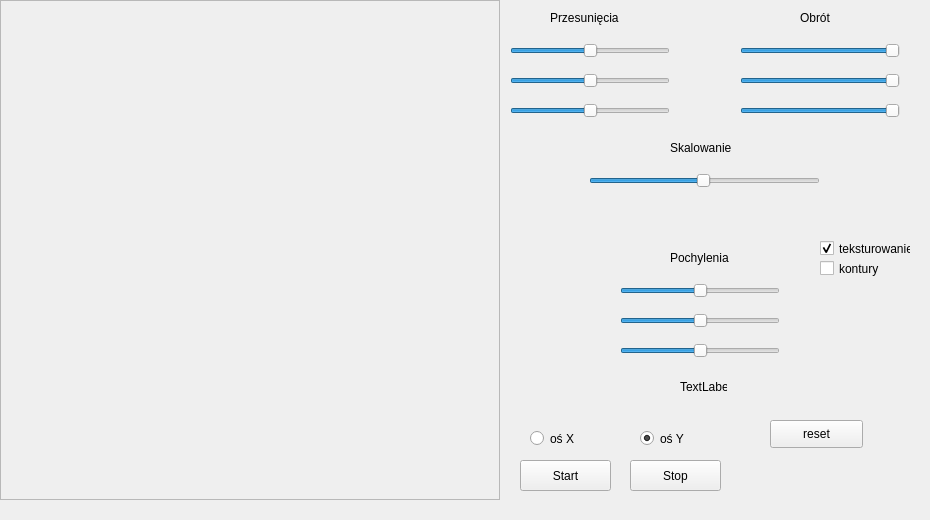
<?xml version="1.0" encoding="UTF-8"?>
<ui version="4.0">
 <class>MainWindow</class>
 <widget class="QMainWindow" name="MainWindow">
  <property name="geometry">
   <rect>
    <x>0</x>
    <y>0</y>
    <width>930</width>
    <height>520</height>
   </rect>
  </property>
  <property name="windowTitle">
   <string>MainWindow</string>
  </property>
  <widget class="QWidget" name="centralWidget">
   <widget class="QFrame" name="frame">
    <property name="geometry">
     <rect>
      <x>0</x>
      <y>0</y>
      <width>500</width>
      <height>500</height>
     </rect>
    </property>
    <property name="frameShape">
     <enum>QFrame::StyledPanel</enum>
    </property>
    <property name="frameShadow">
     <enum>QFrame::Raised</enum>
    </property>
   </widget>
   <widget class="QSlider" name="przesunX_Slider">
    <property name="geometry">
     <rect>
      <x>510</x>
      <y>40</y>
      <width>160</width>
      <height>22</height>
     </rect>
    </property>
    <property name="minimum">
     <number>-100</number>
    </property>
    <property name="maximum">
     <number>100</number>
    </property>
    <property name="orientation">
     <enum>Qt::Horizontal</enum>
    </property>
   </widget>
   <widget class="QSlider" name="przesunY_Slider">
    <property name="geometry">
     <rect>
      <x>510</x>
      <y>70</y>
      <width>160</width>
      <height>22</height>
     </rect>
    </property>
    <property name="minimum">
     <number>-100</number>
    </property>
    <property name="maximum">
     <number>100</number>
    </property>
    <property name="orientation">
     <enum>Qt::Horizontal</enum>
    </property>
   </widget>
   <widget class="QSlider" name="przesunZ_Slider">
    <property name="geometry">
     <rect>
      <x>510</x>
      <y>100</y>
      <width>160</width>
      <height>22</height>
     </rect>
    </property>
    <property name="minimum">
     <number>-100</number>
    </property>
    <property name="maximum">
     <number>100</number>
    </property>
    <property name="orientation">
     <enum>Qt::Horizontal</enum>
    </property>
   </widget>
   <widget class="QSlider" name="obrotZ_Slider">
    <property name="geometry">
     <rect>
      <x>740</x>
      <y>100</y>
      <width>160</width>
      <height>22</height>
     </rect>
    </property>
    <property name="minimum">
     <number>-360</number>
    </property>
    <property name="maximum">
     <number>0</number>
    </property>
    <property name="orientation">
     <enum>Qt::Horizontal</enum>
    </property>
   </widget>
   <widget class="QSlider" name="obrotY_Slider">
    <property name="geometry">
     <rect>
      <x>740</x>
      <y>70</y>
      <width>160</width>
      <height>22</height>
     </rect>
    </property>
    <property name="minimum">
     <number>-360</number>
    </property>
    <property name="maximum">
     <number>0</number>
    </property>
    <property name="orientation">
     <enum>Qt::Horizontal</enum>
    </property>
   </widget>
   <widget class="QSlider" name="obrotX_Slider">
    <property name="geometry">
     <rect>
      <x>740</x>
      <y>40</y>
      <width>160</width>
      <height>22</height>
     </rect>
    </property>
    <property name="minimum">
     <number>-360</number>
    </property>
    <property name="maximum">
     <number>0</number>
    </property>
    <property name="orientation">
     <enum>Qt::Horizontal</enum>
    </property>
   </widget>
   <widget class="QLabel" name="label">
    <property name="geometry">
     <rect>
      <x>550</x>
      <y>10</y>
      <width>71</width>
      <height>16</height>
     </rect>
    </property>
    <property name="text">
     <string>Przesunięcia</string>
    </property>
   </widget>
   <widget class="QLabel" name="label_2">
    <property name="geometry">
     <rect>
      <x>800</x>
      <y>10</y>
      <width>41</width>
      <height>16</height>
     </rect>
    </property>
    <property name="text">
     <string>Obrót</string>
    </property>
   </widget>
   <widget class="QLabel" name="label_3">
    <property name="geometry">
     <rect>
      <x>670</x>
      <y>140</y>
      <width>71</width>
      <height>16</height>
     </rect>
    </property>
    <property name="text">
     <string>Skalowanie</string>
    </property>
   </widget>
   <widget class="QSlider" name="skal_Slider">
    <property name="geometry">
     <rect>
      <x>589</x>
      <y>170</y>
      <width>231</width>
      <height>22</height>
     </rect>
    </property>
    <property name="minimum">
     <number>1</number>
    </property>
    <property name="maximum">
     <number>200</number>
    </property>
    <property name="value">
     <number>100</number>
    </property>
    <property name="orientation">
     <enum>Qt::Horizontal</enum>
    </property>
   </widget>
   <widget class="QLabel" name="label_4">
    <property name="geometry">
     <rect>
      <x>670</x>
      <y>250</y>
      <width>61</width>
      <height>16</height>
     </rect>
    </property>
    <property name="text">
     <string>Pochylenia</string>
    </property>
   </widget>
   <widget class="QSlider" name="pochylX_Slider">
    <property name="geometry">
     <rect>
      <x>620</x>
      <y>280</y>
      <width>160</width>
      <height>22</height>
     </rect>
    </property>
    <property name="minimum">
     <number>-100</number>
    </property>
    <property name="maximum">
     <number>100</number>
    </property>
    <property name="orientation">
     <enum>Qt::Horizontal</enum>
    </property>
   </widget>
   <widget class="QSlider" name="pochylY_Slider">
    <property name="geometry">
     <rect>
      <x>620</x>
      <y>310</y>
      <width>160</width>
      <height>22</height>
     </rect>
    </property>
    <property name="minimum">
     <number>-100</number>
    </property>
    <property name="maximum">
     <number>100</number>
    </property>
    <property name="orientation">
     <enum>Qt::Horizontal</enum>
    </property>
   </widget>
   <widget class="QSlider" name="pochylZ_Slider">
    <property name="geometry">
     <rect>
      <x>620</x>
      <y>340</y>
      <width>160</width>
      <height>22</height>
     </rect>
    </property>
    <property name="minimum">
     <number>-100</number>
    </property>
    <property name="maximum">
     <number>100</number>
    </property>
    <property name="orientation">
     <enum>Qt::Horizontal</enum>
    </property>
   </widget>
   <widget class="QPushButton" name="pushButton">
    <property name="geometry">
     <rect>
      <x>520</x>
      <y>460</y>
      <width>91</width>
      <height>31</height>
     </rect>
    </property>
    <property name="text">
     <string>Start</string>
    </property>
   </widget>
   <widget class="QPushButton" name="pushButton_2">
    <property name="geometry">
     <rect>
      <x>770</x>
      <y>420</y>
      <width>93</width>
      <height>28</height>
     </rect>
    </property>
    <property name="text">
     <string>reset</string>
    </property>
   </widget>
   <widget class="QLabel" name="label_czas">
    <property name="geometry">
     <rect>
      <x>680</x>
      <y>380</y>
      <width>47</width>
      <height>13</height>
     </rect>
    </property>
    <property name="text">
     <string>TextLabel</string>
    </property>
   </widget>
   <widget class="QPushButton" name="pushButton_3">
    <property name="geometry">
     <rect>
      <x>630</x>
      <y>460</y>
      <width>91</width>
      <height>31</height>
     </rect>
    </property>
    <property name="text">
     <string>Stop</string>
    </property>
   </widget>
   <widget class="QCheckBox" name="checkBox">
    <property name="geometry">
     <rect>
      <x>820</x>
      <y>240</y>
      <width>91</width>
      <height>17</height>
     </rect>
    </property>
    <property name="text">
     <string>teksturowanie</string>
    </property>
    <property name="checked">
     <bool>true</bool>
    </property>
   </widget>
   <widget class="QRadioButton" name="radioButton_X">
    <property name="geometry">
     <rect>
      <x>530</x>
      <y>430</y>
      <width>82</width>
      <height>17</height>
     </rect>
    </property>
    <property name="text">
     <string>oś X</string>
    </property>
   </widget>
   <widget class="QRadioButton" name="radioButton_Y">
    <property name="geometry">
     <rect>
      <x>640</x>
      <y>430</y>
      <width>82</width>
      <height>17</height>
     </rect>
    </property>
    <property name="text">
     <string>oś Y</string>
    </property>
    <property name="checked">
     <bool>true</bool>
    </property>
   </widget>
   <widget class="QCheckBox" name="checkBox_2">
    <property name="geometry">
     <rect>
      <x>820</x>
      <y>260</y>
      <width>70</width>
      <height>17</height>
     </rect>
    </property>
    <property name="text">
     <string>kontury</string>
    </property>
   </widget>
  </widget>
 </widget>
 <layoutdefault spacing="6" margin="11"/>
 <resources/>
 <connections/>
</ui>
